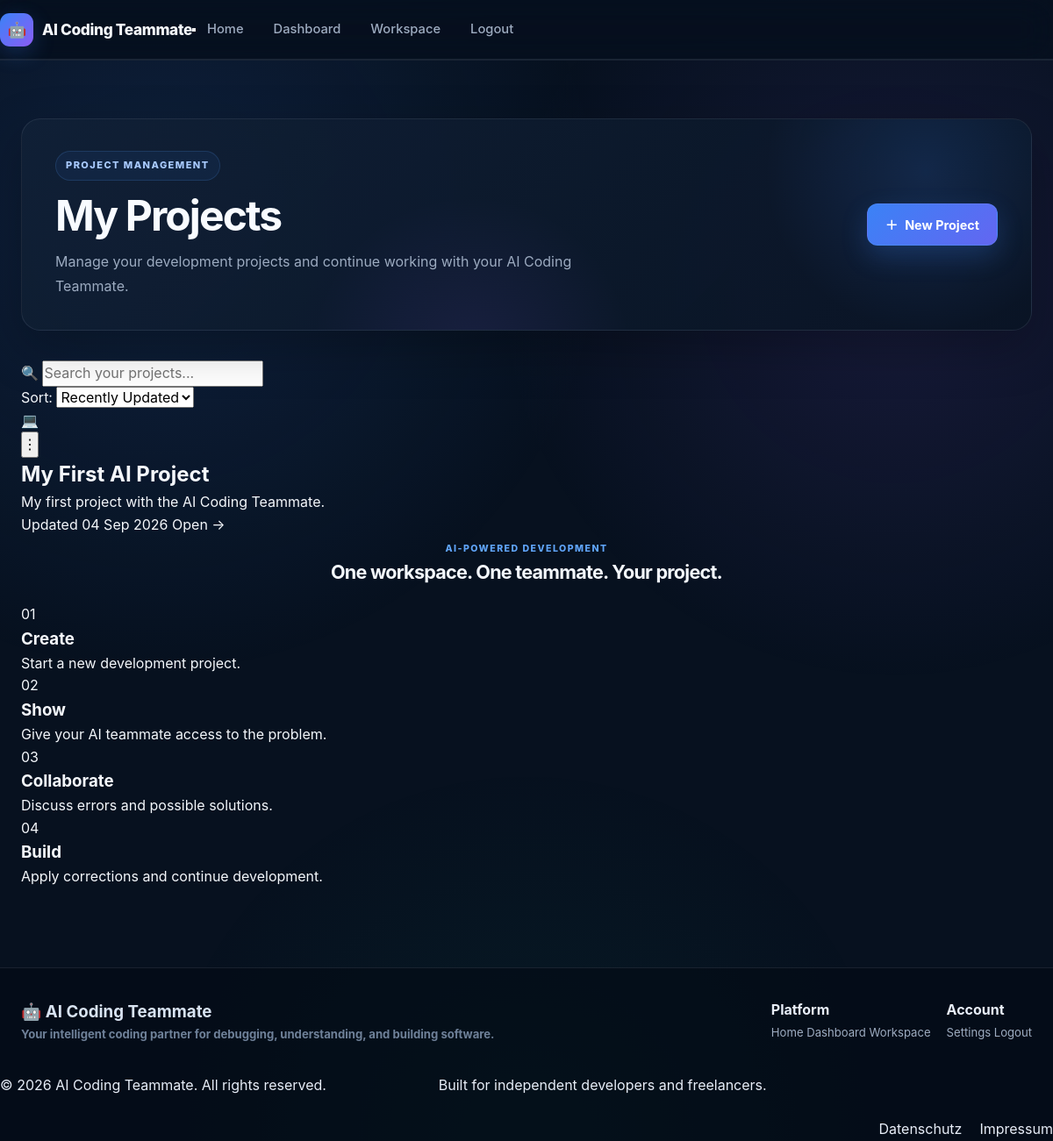
The page /dashboard/projects (signed in) on the database its author committed.
### database/models.py (models this page shows, shortened)
class Project(db.Model):
    __tablename__ = "projects"
    id = db.Column(
        db.Integer,
        primary_key=True
    )
    user_id = db.Column(
        db.Integer,
        db.ForeignKey(
            "users.id",
            ondelete="CASCADE"
        ),
        nullable=False,
        index=True
    )
    user = db.relationship(
        "User",
        back_populates="projects"
    )
    name = db.Column(
        db.String(200),
        nullable=False
    )
    description = db.Column(
        db.Text,
        nullable=True
    )
    language = db.Column(
        db.String(100),
        nullable=True
    )
    framework = db.Column(
        db.String(100),
        nullable=True
    )
    repository_url = db.Column(
        db.String(500),
        nullable=True
    )
    status = db.Column(
        db.String(50),
        default="active",
        nullable=False
    )
    created_at = db.Column(
        db.DateTime,
        default=datetime.utcnow,
        nullable=False
    )
    updated_at = db.Column(
        db.DateTime,
        default=datetime.utcnow,
        onupdate=datetime.utcnow,
        nullable=False
    )
    code_sessions = db.relationship(
        "CodeSession",
        back_populates="project",
        cascade="all, delete-orphan",
        lazy=True
    )
    conversations = db.relationship(
        "Conversation",
        back_populates="project",
        cascade="all, delete-orphan",
        lazy=True
    )

### routes/dashboard_routes.py (the view)
@dashboard_bp.route("/projects")
@login_required
def projects():
    projects = Project.query.filter_by(
        user_id=current_user.id
    ).order_by(
        Project.updated_at.desc()
    ).all()
    return render_template(
        "dashboard/projects.html",
        projects=projects
    )

### app.py (called while the page is built)
@login_manager.user_loader
def load_user(user_id):
    if not user_id:
        return None
    try:
        user_id = int(user_id)
    except (TypeError, ValueError):
        return None
    try:
        from database.models import User
        return User.query.filter_by(
            id=user_id
        ).first()
    except Exception as error:
        logging.warning(
            "Unable to load user %s: %s",
            user_id,
            error,
        )
        return None

def register_template_context(app):
    @app.context_processor
    def inject_app_config():
        return {
            "app_name": app.config.get(
                "APP_NAME",
                "AI Coding Teammate",
            ),
            "app_version": app.config.get(
                "APP_VERSION",
                "1.0.0",
            ),
            "ai_name": app.config.get(
                "AI_NAME",
                "AI Teammate",
            ),
        }

### templates/dashboard/projects.html (shortened to what this page needs)
{% extends "base.html" %}
{% block extra_css %}
<link rel="stylesheet" href="{{ url_for('static', filename='css/dashboard.css') }}">
{% endblock %}
{% block content %}
<div class="dashboard-page">
    <section class="dashboard-header">
        <div class="dashboard-welcome">
            <span class="dashboard-badge">
                PROJECT MANAGEMENT
            </span>
            <h1>
                My Projects
            </h1>
            <p>
                Manage your development projects and continue
                working with your AI Coding Teammate.
            </p>
        </div>
        <div class="dashboard-actions">
            <a
                href="{{ url_for('workspace.workspace') }}"
                class="dashboard-primary-btn"
            >
                <span>＋</span>
                New Project
            </a>
        </div>
    </section>
    <section class="project-toolbar">
        <div class="project-search">
            <span class="search-icon">
                🔍
            </span>
            <input
                type="search"
                id="projectSearch"
                placeholder="Search your projects..."
                autocomplete="off"
            >
        </div>
        <div class="project-filter">
            <label for="projectSort">
                Sort:
            </label>
            <select id="projectSort">
                <option value="recent">
                    Recently Updated
                </option>
            </select>
        </div>
    </section>
    <section class="projects-section">
        {% if projects %}
            <div
                class="projects-grid"
                id="projectsGrid"
            >
                {% for project in projects %}
                <article
                    class="project-card"
                    data-project-name="{{ project.name|lower }}"
                    data-project-date="{{ project.updated_at.timestamp()
                        if project.updated_at else 0 }}"
                >
                    <div class="project-card-top">
                        <div class="project-large-icon">
                            💻
                        </div>
                        <button
                            type="button"
                            class="project-menu"
                            aria-label="Project options"
                            data-project-id="{{ project.id }}"
                        >
                            ⋮
                        </button>
                    </div>
                    <div class="project-card-content">
                        <h2>
                            {{ project.name }}
                        </h2>
                        <p>
                            {{ project.description|default(
                                'No project description available.'
                            ) }}
                        </p>
                    </div>
                    <div class="project-card-footer">
                        <span class="project-updated">
                            {% if project.updated_at %}
                                Updated
                                {{ project.updated_at.strftime('%d %b %Y') }}
                            {% else %}
                                Recently created
                            {% endif %}
                        </span>
                        <a
                            href="{{ url_for(
                                'workspace.workspace',
                                project_id=project.id
                            ) }}"
                            class="project-open"
                        >
                            Open →
                        </a>
                    </div>
                </article>
                {% endfor %}
            </div>
        {% endif %}
    </section>
    <section class="project-workflow">
        <div class="section-heading">
            <span class="card-label">
                AI-POWERED DEVELOPMENT
            </span>
            <h2>
                One workspace. One teammate. Your project.
            </h2>
        </div>
        <div class="workflow-mini-grid">
            <div class="workflow-mini-card">
                <span>01</span>
                <h3>
                    Create
                </h3>
                <p>
                    Start a new development project.
                </p>
            </div>
            <div class="workflow-mini-card">
                <span>02</span>
                <h3>
                    Show
                </h3>
                <p>
                    Give your AI teammate access to the problem.
                </p>
            </div>
            <div class="workflow-mini-card">
                <span>03</span>
                <h3>
                    Collaborate
                </h3>
                <p>
                    Discuss errors and possible solutions.
                </p>
            </div>
            <div class="workflow-mini-card">
                <span>04</span>
                <h3>
                    Build
                </h3>
                <p>
                    Apply corrections and continue development.
                </p>
            </div>
        </div>
    </section>
</div>
{% endblock %}

### static/css/style.css (style rules this page uses)
*, *::before, *::after { box-sizing: border-box; margin: 0; padding: 0; }
html { scroll-behavior: smooth; }
body { min-height: 100vh; font-family: Inter, system-ui, -apple-system, BlinkMacSystemFont, "Segoe UI", sans-serif; background: #07111f; color: #e8eef8; line-height: 1.6; overflow-x: hidden; }
body::before { content: ""; position: fixed; inset: 0; pointer-events: none; z-index: -2; background: radial-gradient( circle at 15% 20%, rgba(59, 130, 246, 0.14), transparent 35% ), radial-gradient( circle at 85% 25%, rgba(139, 92, 246, 0.12), transparent 32% ), radial-gradient( circle at 50% 100%, rgba(16, 185, 129, 0.06), transparent 30% ); }
a { color: inherit; text-decoration: none; }
button, input, textarea, select { font: inherit; }
button, a { -webkit-tap-highlight-color: transparent; }
:root { --bg-main: #07111f; --bg-secondary: #0b1728; --bg-card: rgba(16, 29, 48, 0.78); --bg-card-solid: #101d30; --primary: #3b82f6; --primary-light: #60a5fa; --primary-dark: #2563eb; --purple: #8b5cf6; --green: #22c55e; --red: #ef4444; --orange: #f59e0b; --text-main: #f5f8fc; --text-secondary: #9eacc0; --text-muted: #6f8199; --border: rgba(148, 163, 184, 0.14); --border-hover: rgba(96, 165, 250, 0.38); --shadow: 0 25px 65px rgba(0, 0, 0, 0.28); --radius-sm: 10px; --radius-md: 16px; --radius-lg: 24px; --container: 1200px; }
.section-heading { max-width: 680px; margin: 0 auto 58px; text-align: center; }
.section-heading h2, .freelancer-content h2, .cta-container h2 { color: var(--text-main); font-size: clamp(2rem, 4vw, 3rem); line-height: 1.12; letter-spacing: -0.035em; }

### static/css/workspace.css (style rules this page uses)
:root { --workspace-bg: #07111f; --workspace-surface: #0d1726; --workspace-surface-soft: #101d30; --workspace-surface-hover: #16253b; --workspace-border: rgba(148, 163, 184, 0.14); --workspace-border-strong: rgba(96, 165, 250, 0.28); --workspace-text: #f4f7fb; --workspace-text-secondary: #9cabc0; --workspace-text-muted: #6f8097; --workspace-primary: #3b82f6; --workspace-primary-light: #60a5fa; --workspace-success: #22c55e; --workspace-warning: #f59e0b; --workspace-danger: #ef4444; --workspace-radius-sm: 9px; --workspace-radius-md: 14px; --workspace-radius-lg: 20px; --workspace-shadow: 0 18px 50px rgba(0, 0, 0, 0.28); --workspace-header-height: 72px; --workspace-toolbar-height: 58px; }

### static/css/code-editor.css (style rules this page uses)
:root { --editor-bg: #07111f; --editor-surface: #0b1626; --editor-surface-soft: #0f1e31; --editor-surface-hover: #16263d; --editor-border: rgba(148, 163, 184, 0.14); --editor-border-strong: rgba(96, 165, 250, 0.3); --editor-text: #e8eef7; --editor-text-secondary: #9eacc0; --editor-text-muted: #6f8097; --editor-primary: #3b82f6; --editor-primary-light: #60a5fa; --editor-purple: #8b5cf6; --editor-success: #22c55e; --editor-warning: #f59e0b; --editor-radius-sm: 9px; --editor-radius-md: 14px; --editor-radius-lg: 18px; --editor-shadow: 0 18px 45px rgba(0, 0, 0, 0.28); }

### static/css/visualizer.css (style rules this page uses)
:root { --visualizer-bg: #08111f; --visualizer-surface: #0d1828; --visualizer-surface-soft: #111f33; --visualizer-surface-hover: #17283f; --visualizer-border: rgba(148, 163, 184, 0.14); --visualizer-border-strong: rgba(96, 165, 250, 0.28); --visualizer-text: #f4f7fb; --visualizer-text-secondary: #9eacc0; --visualizer-text-muted: #718198; --visualizer-primary: #3b82f6; --visualizer-primary-light: #60a5fa; --visualizer-purple: #8b5cf6; --visualizer-success: #22c55e; --visualizer-warning: #f59e0b; --visualizer-danger: #ef4444; --visualizer-radius-sm: 9px; --visualizer-radius-md: 14px; --visualizer-radius-lg: 18px; --visualizer-shadow: 0 18px 45px rgba(0, 0, 0, 0.24); }

### static/css/chat.css (style rules this page uses)
:root { --chat-bg: #07111f; --chat-surface: #0c1727; --chat-surface-soft: #101d30; --chat-surface-hover: #16263d; --chat-border: rgba(148, 163, 184, 0.14); --chat-border-strong: rgba(96, 165, 250, 0.28); --chat-text: #f4f7fb; --chat-text-secondary: #9eacc0; --chat-text-muted: #6f8097; --chat-primary: #3b82f6; --chat-primary-light: #60a5fa; --chat-purple: #8b5cf6; --chat-success: #22c55e; --chat-warning: #f59e0b; --chat-danger: #ef4444; --chat-radius-sm: 9px; --chat-radius-md: 13px; --chat-radius-lg: 18px; --chat-shadow: 0 18px 45px rgba(0, 0, 0, 0.24); }

### rows shown on the page
Project: name "My First AI Project", description "My first project with the AI Coding Teammate.", updated_at "04 Sep 2026"

### other values the page prints
{{ current_year|default(2026) }} "2026"
